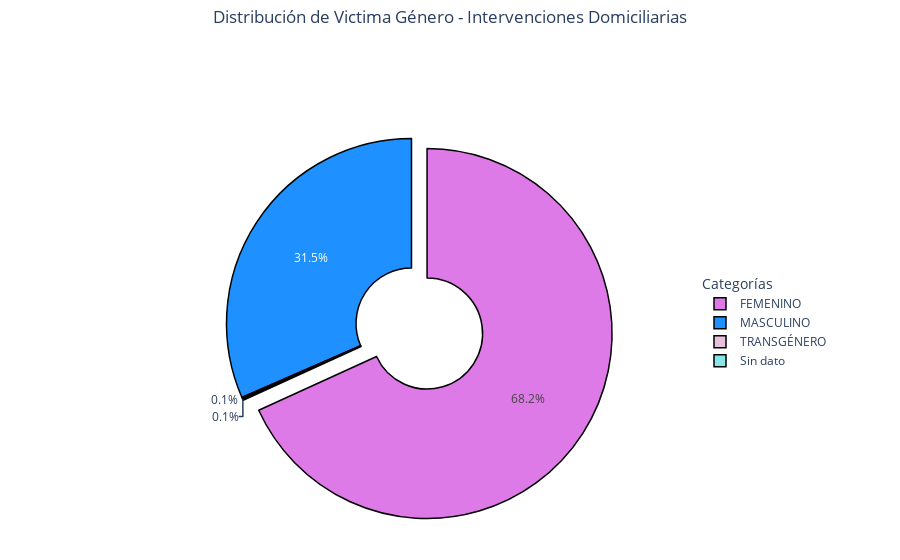
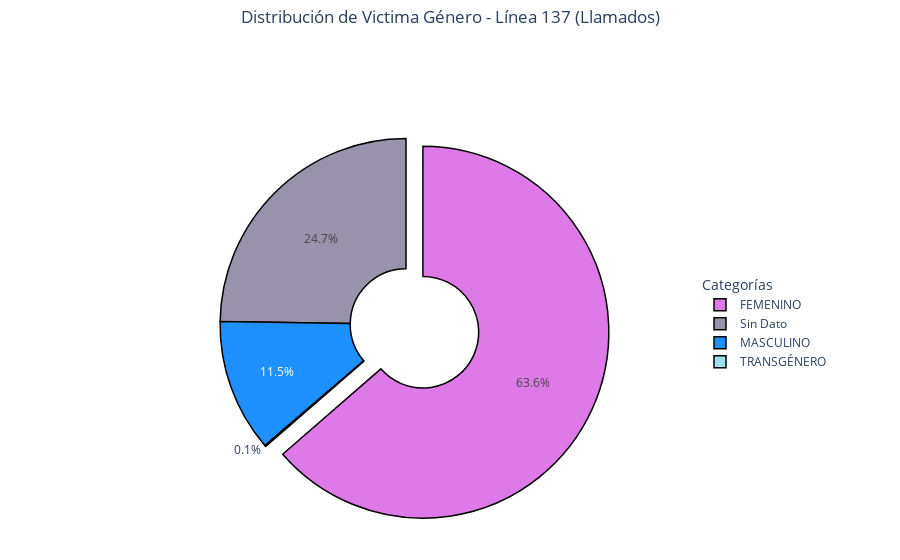
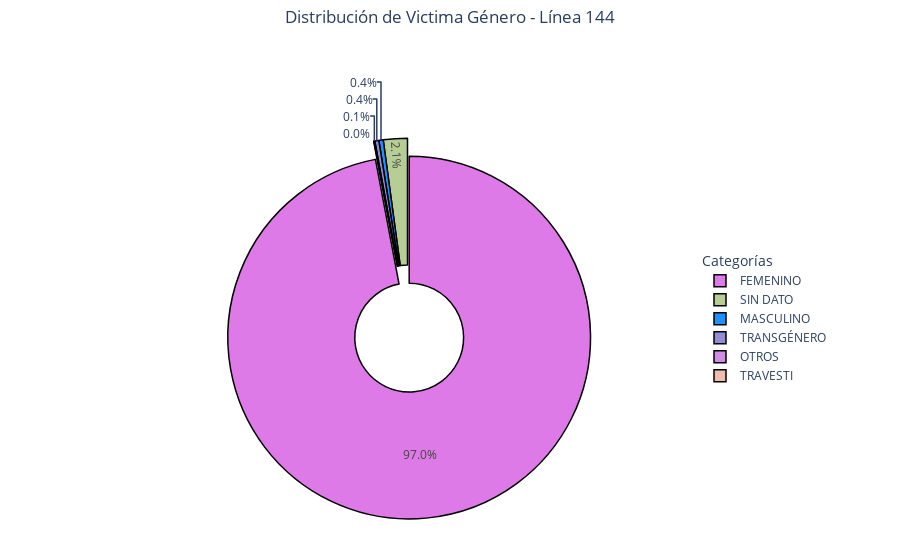
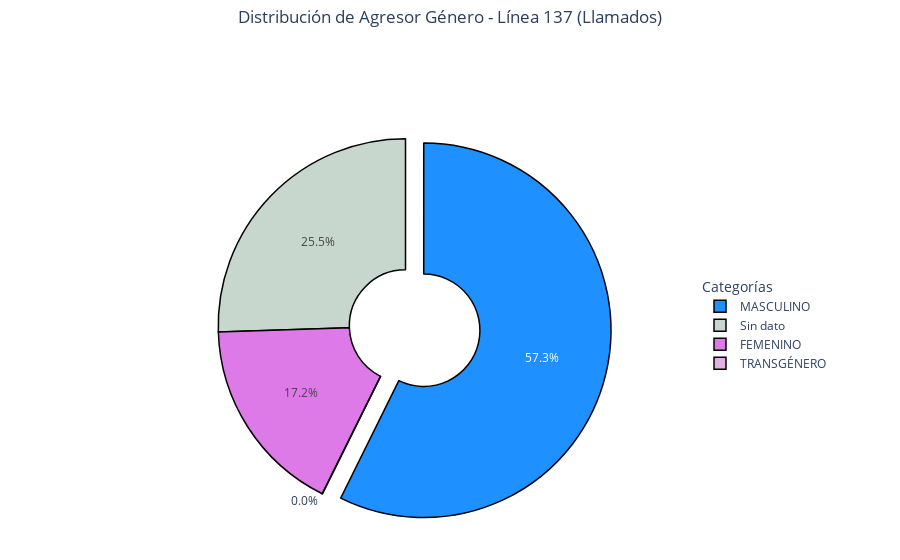

Notebook cell for these charts, in order:
### Markdown cell above
## Factor biológico e identitario: Sexo/Género

### Code cell
def kpi_genero(data, title):
    # Contar valores
    counts = data.value_counts(dropna=True)
    nulos = data.isna().sum()
    
    print(f"Cantidad de valores nulos en '{data.name}': {nulos}\n")
    print("Distribución de categorías:")
    print(counts)
    
    # Asignar colores
    colors = []
    for cat in counts.index:
        if 'FEMENINO' in cat:
            colors.append("#DE7AE7") 
        elif 'MASCULINO' in cat:
            colors.append('#1E90FF')
        else:
            # colores aleatorios para otros
            r = lambda: random.randint(100,255)
            colors.append(f'rgba({r()},{r()},{r()},0.8)')
    
    # Crear gráfico de torta
    fig = go.Figure(data=[go.Pie(
        labels=counts.index,       
        values=counts.values,
        hole=0.3,
        pull=[0.1 if v == counts.max() else 0 for v in counts.values],
        textinfo='percent',           
        texttemplate='%{percent:.1%}',  # porcentaje con 1 decimal
        hoverinfo='label+percent',   
        marker=dict(colors=colors, line=dict(color='#000000', width=1.5))
    )])
    
    fig.update_layout(
        title=dict(text=title, x=0.5, xanchor='center', y=0.98),  # título más arriba
        legend_title="Categorías",
        legend=dict(x=1, y=0.5),
        margin=dict(l=20, r=200, t=120, b=20)
    )
    
    fig.show()

kpi_genero(intervenciones_domiciliarias['victima_genero'], "Distribución de Victima Género - Intervenciones Domiciliarias")
kpi_genero(llamados['victima_genero'], "Distribución de Victima Género - Línea 137 (Llamados)")
kpi_genero(data144_final['genero_persona_en_situacion_de_violencia'], "Distribución de Victima Género - Línea 144")
kpi_genero(llamados['agresor_genero'], "Distribución de Agresor Género - Línea 137 (Llamados)")
kpi_genero(data144_final['genero_de_la_persona_agresora'], "Distribución de Género Agresor - Línea 144")

### Figure 1 — Plotly figure (JSON) as saved in the notebook; plotly's stock layout.template omitted (floating-point values rounded to 4 significant figures)
{"data": [{"hole": 0.3, "hoverinfo": "label+percent", "labels": ["FEMENINO", "MASCULINO", "TRANSGÉNERO", "Sin dato"], "marker": {"colors": ["#DE7AE7", "#1E90FF", "rgba(226,178,208,0.8)", "rgba(106,224,226,0.8)"], "line": {"color": "#000000", "width": 1.5}}, "pull": [0.1, 0, 0, 0], "textinfo": "percent", "texttemplate": "%{percent:.1%}", "type": "pie", "values": [2337, 1081, 5, 4]}], "layout": {"legend": {"title": {"text": "Categorías"}, "x": 1, "y": 0.5}, "margin": {"b": 20, "l": 20, "r": 200, "t": 120}, "title": {"text": "Distribución de Victima Género - Intervenciones Domiciliarias", "x": 0.5, "xanchor": "center", "y": 0.98}}}

### Figure 2 — Plotly figure (JSON) as saved in the notebook; plotly's stock layout.template omitted (floating-point values rounded to 4 significant figures)
{"data": [{"hole": 0.3, "hoverinfo": "label+percent", "labels": ["FEMENINO", "Sin Dato", "MASCULINO", "TRANSGÉNERO"], "marker": {"colors": ["#DE7AE7", "rgba(127,120,149,0.8)", "#1E90FF", "rgba(130,217,231,0.8)"], "line": {"color": "#000000", "width": 1.5}}, "pull": [0.1, 0, 0, 0], "textinfo": "percent", "texttemplate": "%{percent:.1%}", "type": "pie", "values": [39077, 15197, 7095, 67]}], "layout": {"legend": {"title": {"text": "Categorías"}, "x": 1, "y": 0.5}, "margin": {"b": 20, "l": 20, "r": 200, "t": 120}, "title": {"text": "Distribución de Victima Género - Línea 137 (Llamados)", "x": 0.5, "xanchor": "center", "y": 0.98}}}

### Figure 3 — Plotly figure (JSON) as saved in the notebook; plotly's stock layout.template omitted (floating-point values rounded to 4 significant figures)
{"data": [{"hole": 0.3, "hoverinfo": "label+percent", "labels": ["FEMENINO", "SIN DATO", "MASCULINO", "TRANSGÉNERO", "OTROS", "TRAVESTI"], "marker": {"colors": ["#DE7AE7", "rgba(164,194,123,0.8)", "#1E90FF", "rgba(122,113,201,0.8)", "rgba(198,112,223,0.8)", "rgba(234,174,157,0.8)"], "line": {"color": "#000000", "width": 1.5}}, "pull": [0.1, 0, 0, 0, 0, 0], "textinfo": "percent", "texttemplate": "%{percent:.1%}", "type": "pie", "values": [86872, 1916, 349, 318, 75, 11]}], "layout": {"legend": {"title": {"text": "Categorías"}, "x": 1, "y": 0.5}, "margin": {"b": 20, "l": 20, "r": 200, "t": 120}, "title": {"text": "Distribución de Victima Género - Línea 144", "x": 0.5, "xanchor": "center", "y": 0.98}}}

### Figure 4 — Plotly figure (JSON) as saved in the notebook; plotly's stock layout.template omitted (floating-point values rounded to 4 significant figures)
{"data": [{"hole": 0.3, "hoverinfo": "label+percent", "labels": ["MASCULINO", "Sin dato", "FEMENINO", "TRANSGÉNERO"], "marker": {"colors": ["#1E90FF", "rgba(186,205,194,0.8)", "#DE7AE7", "rgba(222,156,221,0.8)"], "line": {"color": "#000000", "width": 1.5}}, "pull": [0.1, 0, 0, 0], "textinfo": "percent", "texttemplate": "%{percent:.1%}", "type": "pie", "values": [35209, 15676, 10537, 14]}], "layout": {"legend": {"title": {"text": "Categorías"}, "x": 1, "y": 0.5}, "margin": {"b": 20, "l": 20, "r": 200, "t": 120}, "title": {"text": "Distribución de Agresor Género - Línea 137 (Llamados)", "x": 0.5, "xanchor": "center", "y": 0.98}}}
